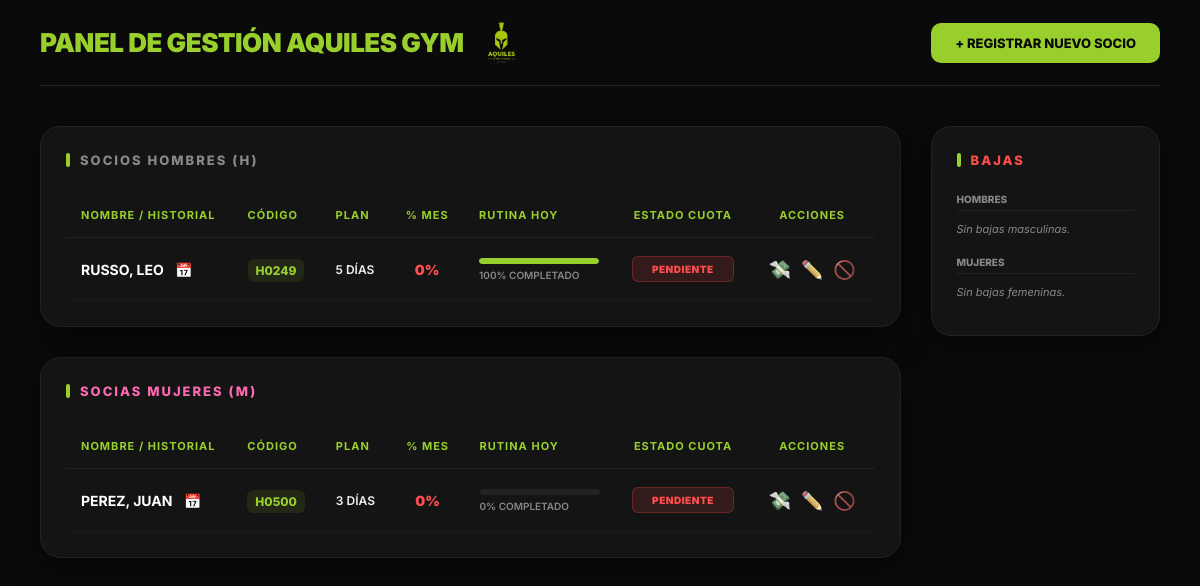
The app's page /gestion/ (signed in) with its own data.
### alumnos/models.py (models this page shows, shortened)
class Alumno(models.Model):
    GENERO_CHOICES = [
        ('H', 'Hombre'),
        ('M', 'Mujer'),
    ]
    user = models.OneToOneField(User, on_delete=models.CASCADE)
    entrenador = models.ForeignKey('Entrenador', on_delete=models.SET_NULL, null=True, blank=True, related_name='mis_alumnos')
    genero = models.CharField(max_length=1, choices=GENERO_CHOICES, default='H')
    codigo = models.CharField(max_length=10, unique=True, help_text="Ej: H0249 o M1223")
    activo = models.BooleanField(default=True, help_text="Desmarcar para dar de BAJA al socio")
    plan_semanal = models.IntegerField(default=3, help_text="Cantidad de días por semana contratados (2, 3, 4, 5)")
    ultimo_pago = models.DateField(null=True, blank=True, verbose_name="Fecha del Último Pago")
    fecha_vencimiento = models.DateField(null=True, blank=True, help_text="Fecha en que vence la cuota")
    dni = models.CharField(max_length=20, blank=True, null=True, verbose_name="DNI")
    domicilio = models.CharField(max_length=255, blank=True, null=True)
    celular = models.CharField(max_length=25, blank=True, null=True)
    contacto_emergencia = models.CharField(max_length=25, blank=True, null=True, verbose_name="Celular de Emergencia")
    fecha_inicio_rutina = models.DateField(default=timezone.now)
    @property
    def esta_al_dia(self):
        if not self.ultimo_pago:
            return False
        hoy = timezone.now().date()
        return self.ultimo_pago.year == hoy.year and self.ultimo_pago.month == hoy.month

### alumnos/views.py (the view)
# urls.py: path('gestion/', views.gestion_gym, name='gestion_gym'),
@login_required
def gestion_gym(request):
    if not request.user.is_staff:
        return redirect('dashboard_alumno')
    hoy = timezone.now().date()
    alumnos_activos = Alumno.objects.filter(activo=True).select_related('user').order_by('codigo')
    bajas_hombres = Alumno.objects.filter(activo=False, genero='H').select_related('user').order_by('codigo')
    bajas_mujeres = Alumno.objects.filter(activo=False, genero='M').select_related('user').order_by('codigo')
    stats_hombres, stats_mujeres = [], []
    traduccion_dias = {'Monday': 'Lunes', 'Tuesday': 'Martes', 'Wednesday': 'Miércoles', 'Thursday': 'Jueves', 'Friday': 'Viernes', 'Saturday': 'Lunes', 'Sunday': 'Lunes'}
    dia_hoy = traduccion_dias.get(timezone.now().strftime('%A'), 'Lunes')
    for alu in alumnos_activos:
        conteo_mes = Asistencia.objects.filter(alumno=alu, fecha__month=hoy.month).count()
        meta_mes = (alu.plan_semanal or 0) * 4
        porcentaje_asistencia = int((conteo_mes / meta_mes * 100)) if meta_mes > 0 else 0
        ejs_hoy = Ejercicio.objects.filter(alumno=alu, dia_semana=dia_hoy).distinct()
        t_h = ejs_hoy.count()
        progreso_hoy = int((ejs_hoy.filter(completado=True).count() / t_h * 100)) if t_h > 0 else 0
        al_dia = alu.esta_al_dia
        data = {
            'alumno': alu,
            'porcentaje_asistencia': porcentaje_asistencia,
            'progreso_rutina': progreso_hoy,
            'cuota_estado': 'PAGADO' if al_dia else 'PENDIENTE',
            'cuota_color': '#98cf2c' if al_dia else '#ff4d4d',
        }
        stats_hombres.append(data) if alu.genero == 'H' else stats_mujeres.append(data)
    return render(request, 'alumnos/gestion.html', {
        'stats_hombres': stats_hombres,
        'stats_mujeres': stats_mujeres,
        'bajas_hombres': bajas_hombres,
        'bajas_mujeres': bajas_mujeres
    })

### alumnos/templates/alumnos/gestion.html (shortened to what this page needs)
{% load static %}
<!DOCTYPE html>
<html lang="es">
<head>
</head>
<body>
    <div class="header-principal">
        <div class="titulo-container">
            <h1>PANEL DE GESTIÓN AQUILES GYM</h1>
            <img src="{% static 'img/logo_aquiles.png' %}" alt="Casco Aquiles" class="logo-casco">
        </div>
        <a href="{% url 'alta_socio_rapida' %}" class="btn-registrar">
            + REGISTRAR NUEVO SOCIO
        </a>
    </div>
    <div class="container-gestion">
        <div class="columna-tablas">
            <div class="seccion-card">
                <h3 class="seccion-titulo">SOCIOS HOMBRES (H)</h3>
                <table class="tabla-aquiles">
                    <thead>
                        <tr>
                            <th>Nombre / Historial</th>
                            <th>Código</th>
                            <th>Plan</th>
                            <th style="text-align: center;">% Mes</th>
                            <th>Rutina Hoy</th>
                            <th style="text-align: center;">Estado Cuota</th>
                            <th style="text-align: center;">Acciones</th>
                        </tr>
                    </thead>
                    <tbody>
                        {% for item in stats_hombres %}
                        <tr>
                            <td>
                                <a href="{% url 'detalle_alumno' item.alumno.id %}" class="nombre-socio">
                                    {{ item.alumno.user.last_name|upper }}, {{ item.alumno.user.first_name|upper }}
                                </a>
                                <a href="{% url 'historial_asistencias' item.alumno.id %}" title="Ver Historial" style="text-decoration: none; margin-left: 8px;">📅</a>
                            </td>
                            <td><span class="codigo-tag">{{ item.alumno.codigo }}</span></td>
                            <td style="font-size: 12px; font-weight: 600;">
                                {{ item.alumno.plan_semanal|default:"--" }} DÍAS
                            </td>
                            <td style="text-align: center; font-weight: 900; color: {% if item.porcentaje_asistencia < 50 %}var(--rojo-error){% else %}var(--verde-neon){% endif %};">
                                {{ item.porcentaje_asistencia }}%
                            </td>
                            <td>
                                <div class="progreso-container">
                                    <div class="barra-fondo">
                                        <div class="barra-relleno" style="width: {{ item.progreso_rutina }}%;"></div>
                                    </div>
                                    <span class="porcentaje-texto">{{ item.progreso_rutina }}% COMPLETADO</span>
                                </div>
                            </td>
                            <td style="text-align: center;">
                                <span class="cuota-tag" style="background: {{ item.cuota_color }}22; color: {{ item.cuota_color }}; border: 1px solid {{ item.cuota_color }}44;">
                                    {{ item.cuota_estado }}
                                </span>
                            </td>
                            <td style="text-align: center;">
                                <a href="{% url 'marcar_pago' item.alumno.id %}" class="btn-accion" title="Marcar Pago">💸</a>
                                <a href="{% url 'editar_alumno' item.alumno.id %}" class="btn-accion" title="Editar">✏️</a>
                                <a href="{% url 'cambiar_estado_alumno' item.alumno.id %}" onclick="return confirm('¿Dar de baja?')" class="btn-accion" title="Dar de baja">🚫</a>
                            </td>
                        </tr>
                        {% empty %}
                        <tr><td colspan="7" style="text-align: center; color: var(--gris-texto); padding: 40px;">No hay socios activos.</td></tr>
                        {% endfor %}
                    </tbody>
                </table>
            </div>
            <div class="seccion-card">
                <h3 class="seccion-titulo" style="color: #ff69b4;">SOCIAS MUJERES (M)</h3>
                <table class="tabla-aquiles">
                    <thead>
                        <tr>
                            <th>Nombre / Historial</th>
                            <th>Código</th>
                            <th>Plan</th>
                            <th style="text-align: center;">% Mes</th>
                            <th>Rutina Hoy</th>
                            <th style="text-align: center;">Estado Cuota</th>
                            <th style="text-align: center;">Acciones</th>
                        </tr>
                    </thead>
                    <tbody>
                        {% for item in stats_mujeres %}
                        <tr>
                            <td>
                                <a href="{% url 'detalle_alumno' item.alumno.id %}" class="nombre-socio">
                                    {{ item.alumno.user.last_name|upper }}, {{ item.alumno.user.first_name|upper }}
                                </a>
                                <a href="{% url 'historial_asistencias' item.alumno.id %}" title="Ver Historial" style="text-decoration: none; margin-left: 8px;">📅</a>
                            </td>
                            <td><span class="codigo-tag">{{ item.alumno.codigo }}</span></td>
                            <td style="font-size: 12px; font-weight: 600;">
                                {{ item.alumno.plan_semanal|default:"--" }} DÍAS
                            </td>
                            <td style="text-align: center; font-weight: 900; color: {% if item.porcentaje_asistencia < 50 %}var(--rojo-error){% else %}var(--verde-neon){% endif %};">
                                {{ item.porcentaje_asistencia }}%
                            </td>
                            <td>
                                <div class="progreso-container">
                                    <div class="barra-fondo">
                                    </div>
                                    <span class="porcentaje-texto">{{ item.progreso_rutina }}% COMPLETADO</span>
                                </div>
                            </td>
                            <td style="text-align: center;">
                                <span class="cuota-tag" style="background: {{ item.cuota_color }}22; color: {{ item.cuota_color }}; border: 1px solid {{ item.cuota_color }}44;">
                                    {{ item.cuota_estado }}
                                </span>
                            </td>
                            <td style="text-align: center;">
                                <a href="{% url 'marcar_pago' item.alumno.id %}" class="btn-accion" title="Marcar Pago">💸</a>
                                <a href="{% url 'editar_alumno' item.alumno.id %}" class="btn-accion" title="Editar">✏️</a>
                                <a href="{% url 'cambiar_estado_alumno' item.alumno.id %}" onclick="return confirm('¿Dar de baja?')" class="btn-accion" title="Dar de baja">🚫</a>
                            </td>
                        </tr>
                        {% empty %}
                        <tr><td colspan="7" style="text-align: center; color: var(--gris-texto); padding: 40px;">No hay socias activas.</td></tr>
                        {% endfor %}
                    </tbody>
                </table>
            </div>
        </div>
        <div class="columna-bajas">
            <div class="seccion-card">
                <h3 class="seccion-titulo" style="color: var(--rojo-error);">Bajas</h3>
                <p style="color: var(--gris-texto); font-size: 10px; font-weight: 800; border-bottom: 1px solid var(--gris-borde); padding-bottom: 5px; margin-bottom: 10px;">HOMBRES</p>
                {% for baja in bajas_hombres %}
                <div class="item-baja">
                    <span style="color: var(--blanco); font-size: 13px; font-weight: 700;">{{ baja.user.last_name|upper }}, {{ baja.user.first_name|upper }}</span>
                    <span style="color: var(--gris-texto); font-size: 11px;">Cód: {{ baja.codigo }}</span>
                    <a href="{% url 'cambiar_estado_alumno' baja.id %}" class="btn-reactivar">Reactivar socio</a>
                </div>
                {% empty %}
                <p style="color: var(--gris-texto); font-size: 11px; font-style: italic; margin-bottom: 15px;">Sin bajas masculinas.</p>
                {% endfor %}
                <p style="color: var(--gris-texto); font-size: 10px; font-weight: 800; border-bottom: 1px solid var(--gris-borde); padding-bottom: 5px; margin-bottom: 10px; margin-top: 20px;">MUJERES</p>
                {% for baja in bajas_mujeres %}
                <div class="item-baja">
                    <span style="color: var(--blanco); font-size: 13px; font-weight: 700;">{{ baja.user.last_name|upper }}, {{ baja.user.first_name|upper }}</span>
                    <span style="color: var(--gris-texto); font-size: 11px;">Cód: {{ baja.codigo }}</span>
                    <a href="{% url 'cambiar_estado_alumno' baja.id %}" class="btn-reactivar">Reactivar socio</a>
                </div>
                {% empty %}
                <p style="color: var(--gris-texto); font-size: 11px; font-style: italic;">Sin bajas femeninas.</p>
                {% endfor %}
            </div>
        </div>
    </div>
</body>
</html>

### alumnos/templates/alumnos/gestion.html (style rules this page uses)
:root { --negro-fondo: #0a0a0a; --negro-card: #141414; --verde-neon: #98cf2c; --blanco: #ffffff; --gris-texto: #888888; --gris-borde: #222222; --rojo-error: #ff4d4d; --azul-pago: #4da3ff; }
body { font-family: 'Inter', sans-serif; background-color: var(--negro-fondo); color: var(--blanco); margin: 0; padding: 20px 40px; }
.header-principal { display: flex; justify-content: space-between; align-items: center; margin-bottom: 40px; padding-bottom: 20px; border-bottom: 1px solid var(--gris-borde); }
.titulo-container { display: flex; align-items: center; gap: 15px; }
.titulo-container h1 { color: var(--verde-neon); margin: 0; text-transform: uppercase; font-weight: 900; font-size: 26px; letter-spacing: -0.5px; }
.logo-casco { width: 45px; height: 45px; object-fit: contain; }
.btn-registrar { background-color: var(--verde-neon); color: var(--negro-fondo); text-decoration: none; padding: 12px 24px; border-radius: 10px; font-weight: 800; text-transform: uppercase; font-size: 13px; transition: transform 0.2s, opacity 0.2s; }
.container-gestion { display: flex; gap: 30px; }
.columna-tablas { flex: 3; }
.columna-bajas { flex: 0.8; }
.seccion-card { background: var(--negro-card); border: 1px solid var(--gris-borde); border-radius: 20px; padding: 25px; margin-bottom: 30px; box-shadow: 0 10px 30px rgba(0,0,0,0.5); }
.seccion-titulo { font-size: 13px; font-weight: 800; color: var(--gris-texto); margin-top: 0; margin-bottom: 25px; text-transform: uppercase; letter-spacing: 2px; display: flex; align-items: center; gap: 10px; }
.seccion-titulo::before { content: ''; width: 4px; height: 14px; background: var(--verde-neon); border-radius: 2px; }
.tabla-aquiles { width: 100%; border-collapse: collapse; }
.tabla-aquiles th { text-align: left; color: var(--verde-neon); font-size: 11px; text-transform: uppercase; letter-spacing: 1px; padding: 15px; border-bottom: 1px solid var(--gris-borde); }
.tabla-aquiles td { padding: 18px 15px; border-bottom: 1px solid rgba(255,255,255,0.03); font-size: 14px; color: #eee; }
.nombre-socio { color: var(--blanco); text-decoration: none; font-weight: 700; transition: color 0.2s; }
.codigo-tag { background: rgba(152, 207, 44, 0.1); color: var(--verde-neon); padding: 4px 8px; border-radius: 6px; font-weight: 800; font-size: 12px; }
.progreso-container { width: 120px; }
.barra-fondo { background: #222; height: 6px; border-radius: 10px; overflow: hidden; }
.barra-relleno { background: var(--verde-neon); height: 100%; border-radius: 10px; }
.porcentaje-texto { font-size: 10px; color: var(--gris-texto); margin-top: 5px; display: block; font-weight: 600; }
.cuota-tag { font-size: 10px; font-weight: 900; text-transform: uppercase; letter-spacing: 0.5px; padding: 6px 10px; border-radius: 6px; display: inline-block; min-width: 80px; }
.btn-accion { text-decoration: none; font-size: 18px; margin: 0 3px; display: inline-block; transition: transform 0.2s; filter: grayscale(0.5); }

### records on screen
Alumno: alumno.user.last_name "RUSSO", alumno.user.first_name "LEO", alumno.codigo "H0249", alumno.plan_semanal "5", porcentaje_asistencia "0", progreso_rutina "100", cuota_estado "PENDIENTE"
Alumno: alumno.user.last_name "PEREZ", alumno.user.first_name "JUAN", alumno.codigo "H0500", alumno.plan_semanal "3", porcentaje_asistencia "0", progreso_rutina "0", cuota_estado "PENDIENTE"
